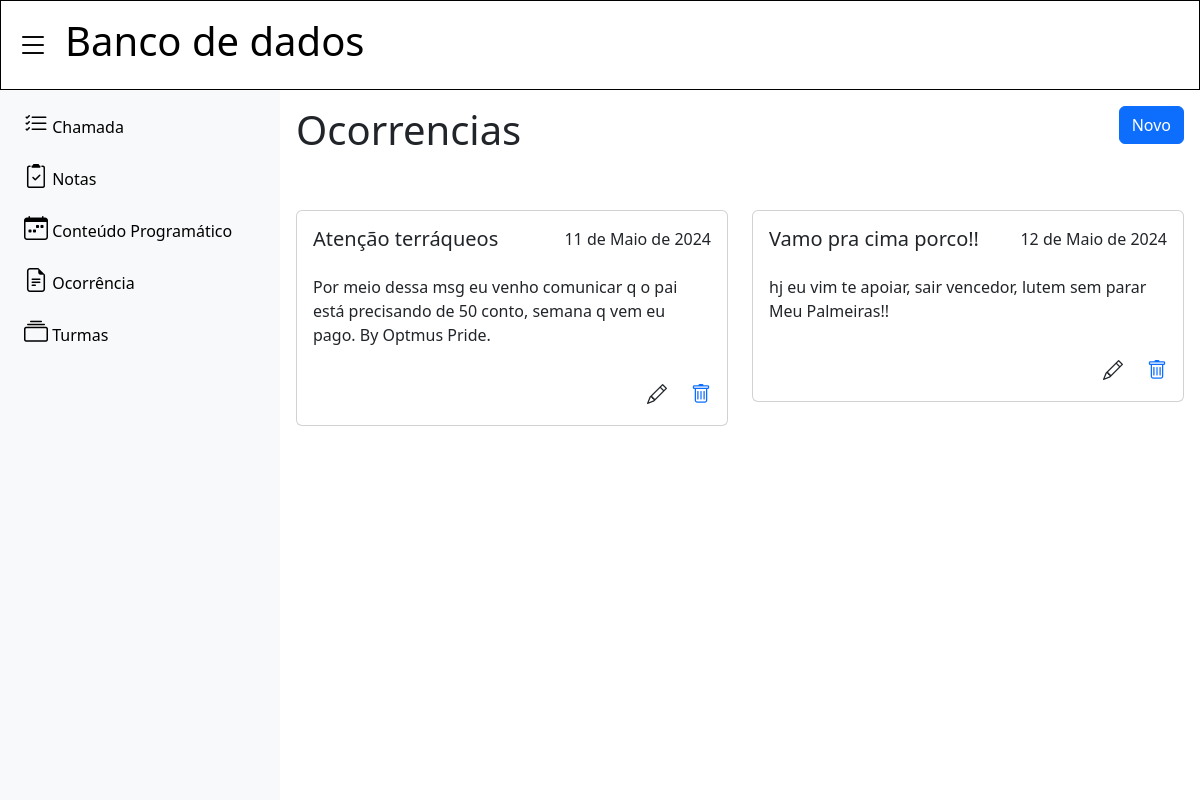
Before: /ocorrencias/1/ with the older database file.
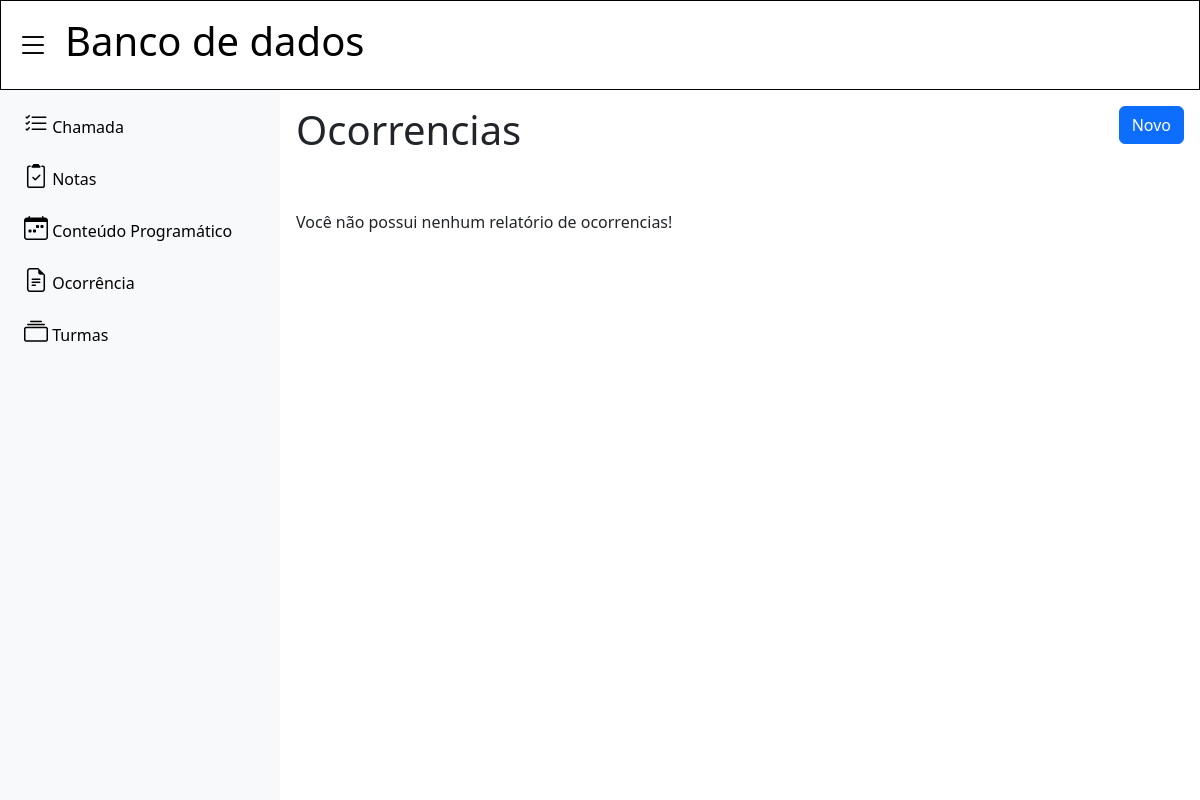
After: the same page with the newer database file.
### ocorrencias/models.py (models this page shows)
class Ocorrencia(models.Model):
    titulo = models.CharField(max_length=30)
    descricao = models.CharField(max_length=200)
    data = models.DateField()
    turma = models.ForeignKey(Turma, on_delete=models.CASCADE)
    materia = models.ForeignKey(Materia, on_delete=models.CASCADE)

### ocorrencias/views.py (the view, shortened to what this page needs)
# urls.py: path('ocorrencias/<int:id>/', include('ocorrencias.urls')),
def ocorrencias(request, id):
    tpm = TPM(id)
    ocorrencias = Ocorrencia.objects.filter(turma_id=tpm['turma'].id, materia_id=tpm['materia'].id)
    relacao = {'id': id, 'ocorrencias': ocorrencias, 'materia': tpm['materia']}
    return render(request, 'ocorrencia.html', {'relacao': relacao})

### turmas/models.py (called while the page is built)
def TPM(id):
    tpm = Relation_TPM.objects.get(pk=id)
    if tpm:
        turma = Turma.objects.get(pk=tpm.turma_id)
        alunos = Aluno.objects.filter(turma_id=turma.id)
        materia = Materia.objects.get(pk=tpm.materia_id)
        return {'id': id, 'turma': turma, 'alunos': alunos, 'materia': materia}

### ocorrencias/templates/ocorrencia.html (shortened to what this page needs)
{% extends 'base.html' %}
{% load static %}
{% block 'header' %}
    <h1>{{relacao.materia.nome}}</h1>
{% endblock %}
{% block 'dashboard' %}
    <div class="d-flex justify-content-between mb-5">
        <h1>Ocorrencias</h1>
        <div>
            <button type="button" class="btn btn-primary btn-nova-ocorrencia" data-bs-toggle="modal" data-bs-target="#exampleModal">Novo</button>
        </div>
    </div>
    <div class="row">
        {% if relacao.ocorrencias %}
            {% for ocorrencia in relacao.ocorrencias %}
                {% include 'card_ocorrencia.html' %}
            {% endfor %}
        {% else %}
            <p>Você não possui nenhum relatório de ocorrencias!</p>
        {% endif %}
    </div>
{% endblock %}

### ocorrencias/templates/card_ocorrencia.html
<div class="col-sm-6 mb-3 mb-sm-0">
    <div class="card">
    <div class="card-body">
        <div class="d-flex justify-content-between mb-3">
            <h5 class="card-title">{{ ocorrencia.titulo }}</h5>
            <span>{{ ocorrencia.data }}</span>
        </div>
        <p class="card-text">{{ ocorrencia.descricao }}</p>
    </div>
    <div>
        <div class="d-flex justify-content-end p-3 gap-4">
            <i class="bi bi-pencil editar-ocorrencia" data-relacao="{{relacao.id}}" data-id="{{ocorrencia.id}}" style="font-size: 1.25rem; cursor: pointer;"></i>
            <a href="delete/{{ocorrencia.id}}/?relacao={{relacao.id}}">
                <i class="bi bi-trash deletar-ocorrencia" style="font-size: 1.25rem; cursor: pointer;"></i>
            </a>
        </div>
    </div>
    </div>
</div>

Changed rows visible on the page:
removed Ocorrencia: titulo "Atenção terráqueos", data "11 de Maio de 2024", descricao "Por meio dessa msg eu venho comunicar q o pai está precisando de 50 conto, semana q vem eu pago. By Optmus Pride."
removed Ocorrencia: titulo "Vamo pra cima porco!!", data "12 de Maio de 2024", descricao "hj eu vim te apoiar, sair vencedor, lutem sem parar Meu Palmeiras!!"
Other visible differences:
text now shown: "Você não possui nenhum relatório de ocorrencias!"
